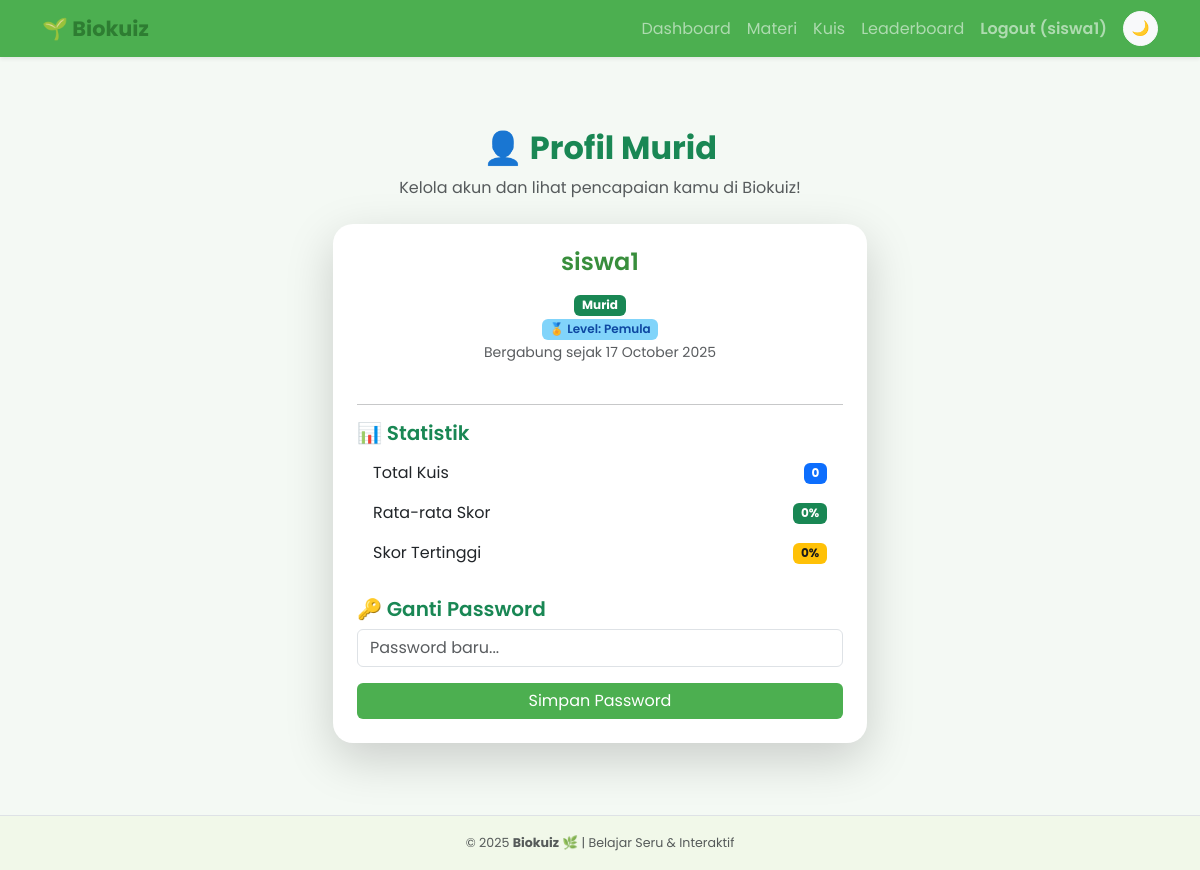
The app's page /profile (signed in) with its own data.
### app.py (models this page shows, shortened)
class User(db.Model, UserMixin):
    id = db.Column(db.Integer, primary_key=True)
    username = db.Column(db.String(80), unique=True, nullable=False)
    password_hash = db.Column(db.String(200), nullable=False)
    created_at = db.Column(db.DateTime, default=datetime.utcnow)
    role = db.Column(db.String(20), default='murid')  # 'murid' or 'guru'
    scores = db.relationship('Score', backref='user', lazy=True)

### app.py (the view, shortened to what this page needs)
@app.route('/profile', methods=['GET', 'POST'])
@login_required
def profile():
    scores = Score.query.filter_by(user_id=current_user.id).all()
    total_quiz = len(scores)
    avg_score = int(sum([s.score for s in scores]) / total_quiz) if total_quiz > 0 else 0
    best_score = max([s.score for s in scores]) if scores else 0
    level = get_level(avg_score)
    return render_template('profile.html',
                           user=current_user,
                           total_quiz=total_quiz,
                           avg_score=avg_score,
                           best_score=best_score,
                           level=level)

### app.py (called while the page is built)
def get_level(avg_score):
    if avg_score >= 80:
        return "Ahli"
    elif avg_score >= 60:
        return "Cerdas"
    else:
        return "Pemula"

@login_manager.user_loader
def load_user(user_id):
    return User.query.get(int(user_id))

### templates/profile.html
{% extends "base.html" %}
{% block content %}
<div class="container py-5">
  <div class="text-center mb-4">
    <h2 class="fw-bold text-success">👤 Profil {{ user.role.capitalize() }}</h2>
    <p class="text-muted">Kelola akun dan lihat pencapaian kamu di Biokuiz!</p>
  </div>
  <div class="row justify-content-center">
    <div class="col-md-6">
      <div class="card shadow-lg border-0 profile-card p-4">
        <h4 class="text-center mb-3 text-primary">{{ user.username }}</h4>
            <p class="text-center mb-4">
                <span class="badge bg-success">{{ user.role.capitalize() }}</span><br>
                <span class="badge bg-info text-dark">🏅 Level: {{ level }}</span><br>
                <small class="text-muted">Bergabung sejak {{ user.created_at.strftime('%d %B %Y') }}</small>
            </p>
        <hr>
        <h5 class="text-success">📊 Statistik</h5>
        <ul class="list-group mb-4">
          <li class="list-group-item d-flex justify-content-between align-items-center">
            Total Kuis
            <span class="badge bg-primary">{{ total_quiz }}</span>
          </li>
          <li class="list-group-item d-flex justify-content-between align-items-center">
            Rata-rata Skor
            <span class="badge bg-success">{{ avg_score }}%</span>
          </li>
          <li class="list-group-item d-flex justify-content-between align-items-center">
            Skor Tertinggi
            <span class="badge bg-warning text-dark">{{ best_score }}%</span>
          </li>
        </ul>
        <h5 class="text-success">🔑 Ganti Password</h5>
        <form method="POST">
          <div class="mb-3">
            <input type="password" class="form-control" name="new_password" placeholder="Password baru..." required>
          </div>
          <button type="submit" class="btn btn-success w-100">Simpan Password</button>
        </form>
      </div>
    </div>
  </div>
</div>
{% endblock %}

### templates/base.html (shortened to what this page needs)
<!doctype html>
<html lang="id">
<head>
  <link href="https://cdn.jsdelivr.net/npm/bootstrap@5.3.3/dist/css/bootstrap.min.css" rel="stylesheet">
  <link rel="stylesheet" href="{{ url_for('static', filename='style.css') }}">
</head>
<body id="pageBody">
  <nav class="navbar navbar-expand-lg navbar-dark shadow-sm" id="mainNavbar" style="background-color: #4CAF50;">
    <div class="container">
      <a class="navbar-brand" href="{{ url_for('index') }}">🌱 Biokuiz</a>
      <div class="collapse navbar-collapse" id="navbarNav">
        <ul class="navbar-nav ms-auto align-items-center">
          {% if current_user.is_authenticated %}
            <li class="nav-item"><a class="nav-link" href="{{ url_for('dashboard') }}">Dashboard</a></li>
            <li class="nav-item"><a class="nav-link" href="{{ url_for('material') }}">Materi</a></li>
            <li class="nav-item"><a class="nav-link" href="{{ url_for('quiz') }}">Kuis</a></li>
            <li class="nav-item"><a class="nav-link" href="{{ url_for('leaderboard') }}">Leaderboard</a></li>
            <li class="nav-item"><a class="nav-link fw-semibold" href="{{ url_for('logout') }}">Logout ({{ current_user.username }})</a></li>
          {% else %}
            <li class="nav-item"><a class="nav-link" href="{{ url_for('login') }}">Login</a></li>
            <li class="nav-item"><a class="nav-link" href="{{ url_for('register') }}">Daftar</a></li>
          {% endif %}
          <li class="nav-item">
            <button id="modeToggle" class="btn btn-light ms-2" title="Ganti Tema">🌙</button>
          </li>
        </ul>
      </div>
    </div>
  </nav>
  <main class="container my-4">
    {% block content %}{% endblock %}
  </main>
  <footer class="text-center text-muted py-3 border-top">
    <small>© 2025 <strong>Biokuiz</strong> 🌿 | Belajar Seru & Interaktif</small>
  </footer>
</body>
</html>

### static/style.css (style rules this page uses)
body { font-family: 'Poppins', sans-serif; background-color: #f4fdf4; color: #333333; transition: background-color 0.3s ease, color 0.3s ease; }
.navbar-brand { font-weight: 700; color: #2e7d32 !important; }
h1, h2, h3, h4, h5 { color: #2e7d32; font-weight: 600; }
.card { border-radius: 15px; border: none; background-color: #ffffff; box-shadow: 0 4px 10px rgba(0, 0, 0, 0.05); transition: transform 0.2s ease, box-shadow 0.2s ease; }
.btn-success { background-color: #4CAF50; border: none; color: #ffffff !important; }
footer { font-size: 0.9rem; color: #333; }
.text-primary { color: #388e3c !important; }
.text-dark { color: #1a1a1a !important; }
.profile-card { border-radius: 20px; background-color: #ffffff; transition: all 0.3s ease; }
.profile-card .list-group-item { border: none; background-color: transparent; }
.badge.bg-info { background-color: #81d4fa !important; color: #0d47a1 !important; font-weight: 600; }

### templates/base.html (style rules this page uses)
body { font-family: 'Poppins', sans-serif; background-color: #f4f9f4; color: #333; transition: background-color 0.4s, color 0.4s; overflow-x: hidden; }
.navbar { transition: background-color 0.3s ease; }
.navbar-brand { font-weight: 700; font-size: 1.3rem; }
footer { background-color: #f1f8e9; font-size: 0.9rem; }
.nav-link { position: relative; transition: color 0.2s ease; }
.nav-link::after { content: ""; position: absolute; width: 0%; height: 2px; left: 0; bottom: 0; background-color: #fff; transition: width 0.2s; }
#modeToggle { border-radius: 50%; font-size: 0.9rem; width: 35px; height: 35px; display: flex; align-items: center; justify-content: center; transition: all 0.2s ease; }

### records on screen
User: username "siswa1", role "Murid", created_at "17 October 2025"

### other values on screen
{{ level }} "Pemula"
{{ total_quiz }} "0"
{{ avg_score }} "0"
{{ best_score }} "0"
